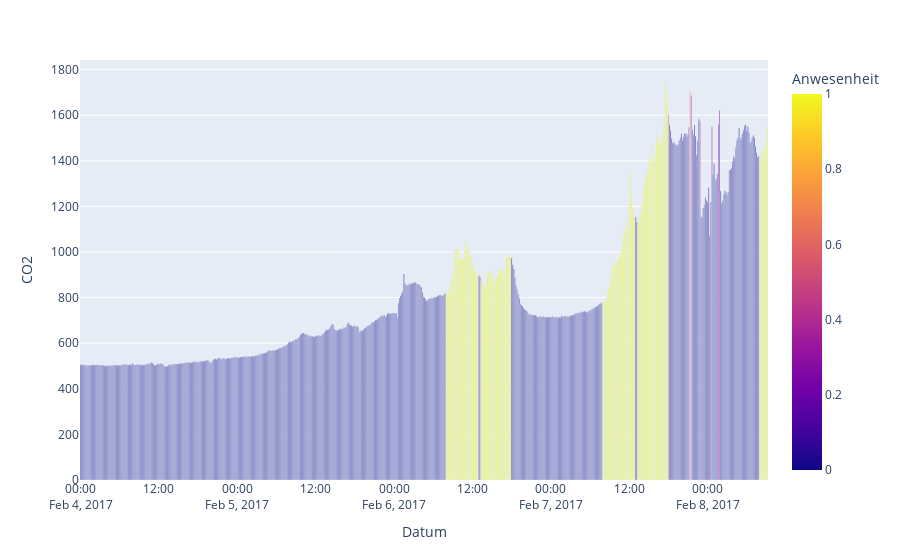

Write notebook code for a chart like this one.
### Markdown cell above
## Logistische Regression

### Code cell
#train_model(classifier=linear_model.LogisticRegression,scaler=MinMaxScaler)
print(pd.DataFrame(columns=df.columns))
X = df.drop(columns=[label])
y = df[label]

X_train, X_test, y_train, y_test = train_test_split(X,y, test_size=0.25,random_state=42)
scale_features(StandardScaler)

mLR = linear_model.LogisticRegression()
%time mLR.fit(X_train, y_train)

report(mLR)
#print("Echte Testdaten:\n",classification_report(df_test[label],m.predict(df_test.drop(columns=[label]))))
test_viz(mLR)

### Figure 1 — Plotly figure (JSON) as saved in the notebook; plotly's stock layout.template omitted (floating-point values rounded to 4 significant figures; data arrays with more than 128 entries replaced by an {"elided": "..."} marker saying what was removed)
{"data": [{"alignmentgroup": "True", "hovertemplate": "Datum=%{x}<br>CO2=%{y}<br>Anwesenheit=%{marker.color}<extra></extra>", "legendgroup": "", "marker": {"color": {"elided": "632 float values"}, "coloraxis": "coloraxis", "pattern": {"shape": ""}}, "name": "", "offsetgroup": "", "orientation": "v", "showlegend": false, "textposition": "auto", "type": "bar", "x": {"elided": "632 str values"}, "xaxis": "x", "y": {"elided": "632 float values"}, "yaxis": "y"}], "layout": {"barmode": "relative", "coloraxis": {"colorbar": {"title": {"text": "Anwesenheit"}}, "colorscale": [[0, "#0d0887"], [0.1111, "#46039f"], [0.2222, "#7201a8"], [0.3333, "#9c179e"], [0.4444, "#bd3786"], [0.5556, "#d8576b"], [0.6667, "#ed7953"], [0.7778, "#fb9f3a"], [0.8889, "#fdca26"], [1, "#f0f921"]]}, "legend": {"tracegroupgap": 0}, "margin": {"t": 60}, "xaxis": {"anchor": "y", "domain": [0, 1], "title": {"text": "Datum"}}, "yaxis": {"anchor": "x", "domain": [0, 1], "title": {"text": "CO2"}}}}
